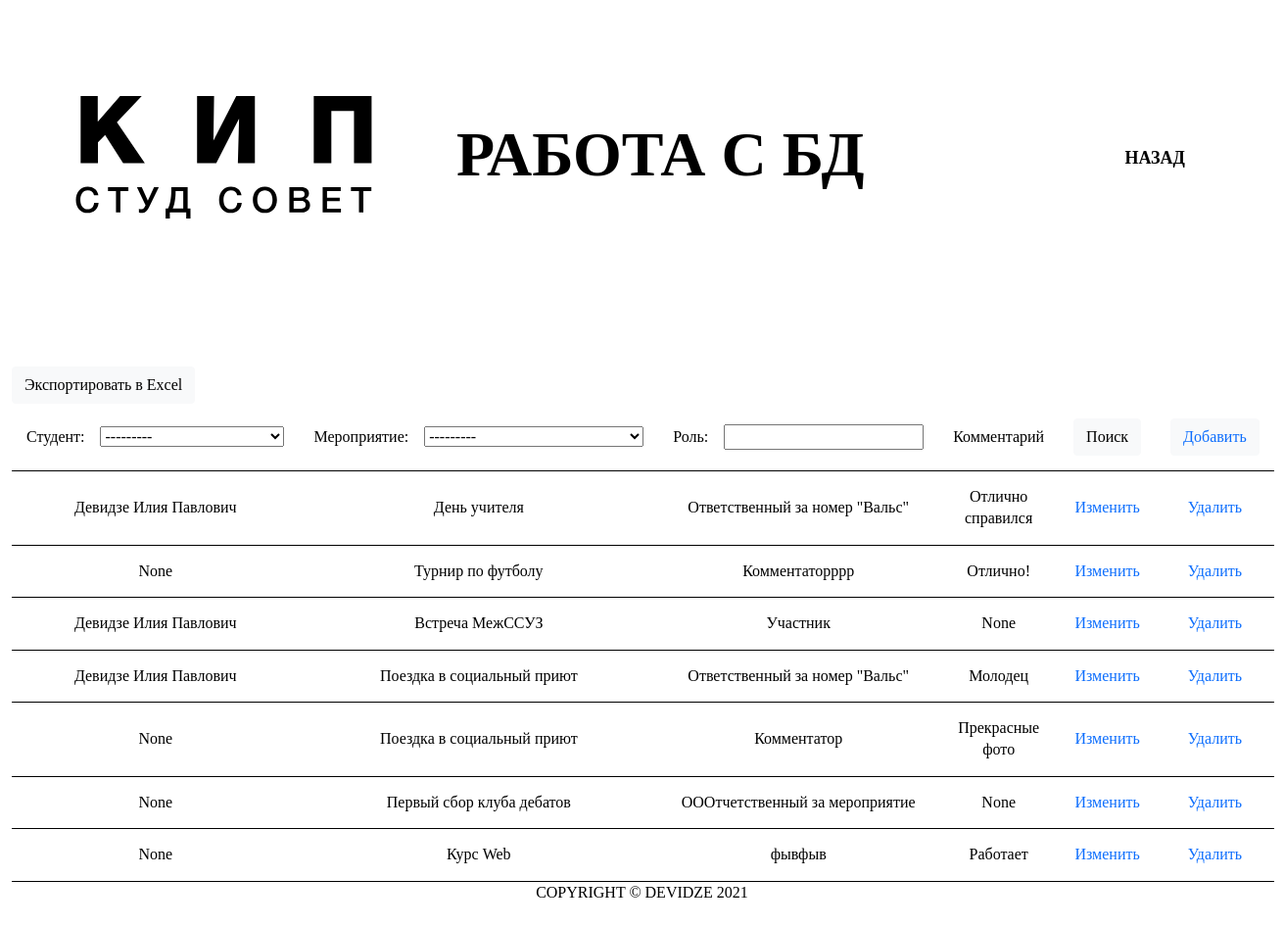
Before: /admin_tabledb/Member/ (signed in) with the older database file.
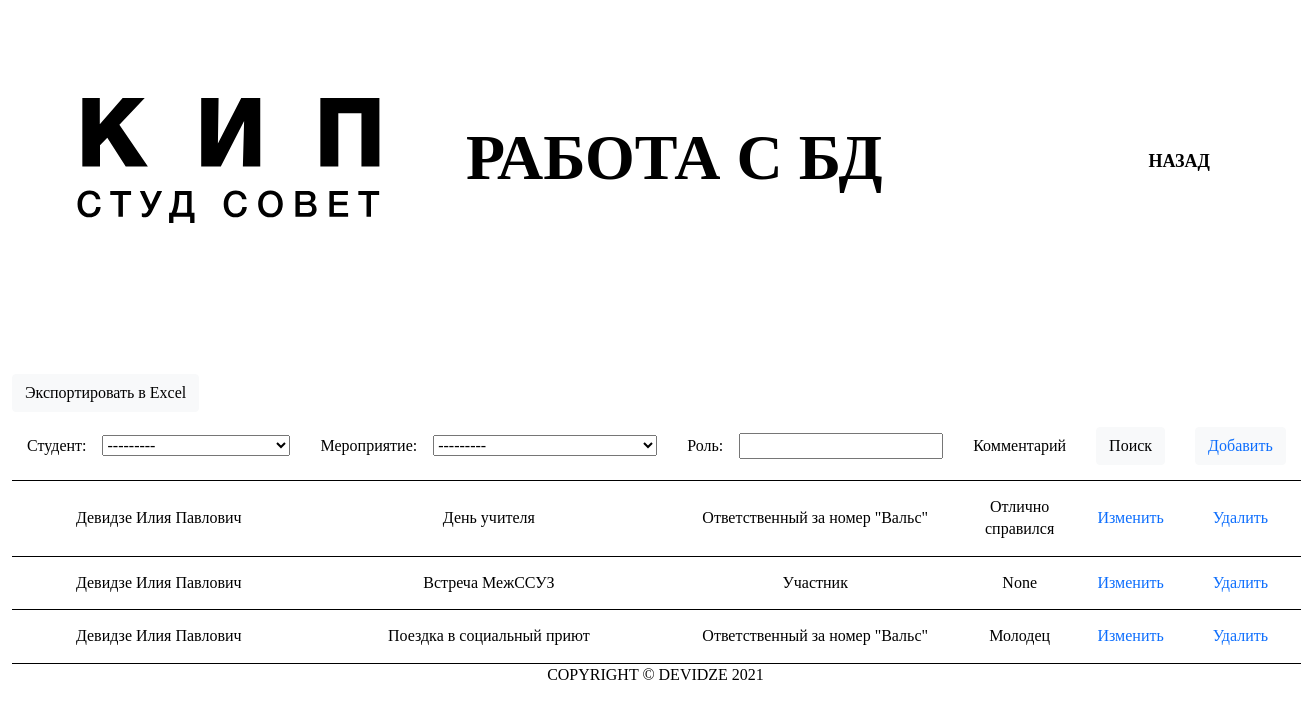
After: the same page with the newer database file.
### accounts/models.py (models this page shows, shortened)
class Member(models.Model):
    user        = models.ForeignKey(Student, null=True, on_delete=models.SET_NULL)
    event       = models.ForeignKey(Event, null=True, on_delete=models.SET_NULL)
    role        = models.CharField(max_length=200, blank = True, null=True)
    comment     = models.CharField(max_length=200, blank = True, null=True)

class Student(models.Model):
    user        = models.OneToOneField(User, null=True, on_delete=models.CASCADE)
    group       = models.ForeignKey(Company, null=True, on_delete=models.SET_NULL)
    fio         = models.CharField(max_length=200, null=True)
    phone       = models.CharField(max_length=200, null=True)
    birthday    = models.DateField(null=True)
    profile_pic = models.ImageField(default='avatar.png', null=True, blank=True)
    vk_url      = models.CharField(max_length=200, blank=True, null=True)
    instagram_url   = models.CharField(max_length=200, blank=True, null=True)
    date_created= models.DateTimeField(auto_now_add=True, null=True)
    def __str__(self):
        return str(self.fio)

class Event(models.Model):
    tags        = models.ForeignKey(Tag, null=True, on_delete=models.SET_NULL)
    name        = models.CharField(max_length=200, null=True)
    date        = models.DateField(null=True)
    def __str__(self):
        return self.name

### accounts/decorators.py (the view)
    def wrapper_func(request, *args, **kwargs):
        group = None
        if request.user.groups.exists():
            group = request.user.groups.all()[0].name
        if group == 'student':
            return redirect('user-page')
        if group == 'admin':
            return view_func(request, *args, **kwargs)

### accounts/templates/accounts/auth/admin_tableDB.html (shortened to what this page needs)
{% extends 'accounts/auth/main_user.html' %}
{% load static %}
{% block content %}
<div class="container-fluid header-user">
    <section class="header row">
        <nav class="navbar navbar-expand-xl navbar-light">
            <div class="container-fluid header-navs">
                <a class="navbar-brand" href="{% url 'main' %}"><img class="header-logo"
                        src="{% static '/images/logo.svg' %}" alt="logo"></a>
                <h1>
                    <div class="promo-header" style="margin-left: 10vh;">Работа с БД</div>
                </h1>
                <ul class="navbar-nav me-auto mb-2 mb-lg-0 nav-items">
                    <li class="nav-item">
                        <a class="nav-link" href="{% url 'main_user' %}">Назад</a>
                    </li>
                </ul>
            </div>
        </nav>
    </section>
</div>
<button class="btn btn-light" onclick="exportTableToExcel('tblData', '{{pk_test}}')">Экспортировать в Excel</button>
<table id="tblData">
    {% if pk_test == 'Student'%}
    <form method="get">
        <tr>
            <th>Группа:&nbsp&nbsp&nbsp&nbsp{{myFilter.form.group}}</th>
            <th>ФИО:&nbsp&nbsp&nbsp&nbsp{{myFilter.form.fio}}</th>
            <th>Телефон:&nbsp&nbsp&nbsp&nbsp{{myFilter.form.phone}}</th>
            <th>Дата рождения</th>
            <th>Фото</th>
            <th>ВК</th>
            <th>Инстаграмм</th>
            <th><button class="btn btn-light" type="submit">Поиск</button></th>
            <th><button class="btn btn-light"><a href="{% url 'admin_createdb' pk_test %}">Добавить</a></button></th>
        </tr>
    </form>
    {% for field in form %}
    <tr>
        <td>{{field.group}}</td>
        <td>{{field.fio}}</td>
        <td>{{field.phone}}</td>
        <td>{{field.birthday}}</td>
        <td><img width="150px" height="350px" class="profile-pic img-fluid" src="{{field.profile_pic.url}}"
                onclick='openImageWindow(this.src);'></td>
        <td><a href="{{field.vk_url}}">Ссылка</a></td>
        <td><a href="{{field1.instagram_url}}">Ссылка</a></td>
        <td><a href="{% url 'admin_editdb' pk_test field.id %}">Изменить</a></td>
        <td><a href="{% url 'admin_deletedb' pk_test field.id %}">Удалить</a></td>
    </tr>
    {% endfor %}
    {% elif pk_test == 'Member' %}
    <form method="get">
        <tr>
            <th>Студент:&nbsp&nbsp&nbsp&nbsp{{myFilter.form.user}}</th>
            <th>Мероприятие:&nbsp&nbsp&nbsp&nbsp{{myFilter.form.event}}</th>
            <th>Роль:&nbsp&nbsp&nbsp&nbsp{{myFilter.form.role}}</th>
            <th>Комментарий</th>
            <th><button class="btn btn-light" type="submit">Поиск</button></th>
            <th><button class="btn btn-light"><a href="{% url 'admin_createdb' pk_test %}">Добавить</a></button></th>
        </tr>
    </form>
    {% for field in form %}
    <tr>
        <td>{{field.user}}</td>
        <td>{{field.event}}</td>
        <td>{{field.role}}</td>
        <td>{{field.comment}}</td>
        <td><a href="{% url 'admin_editdb' pk_test field.id %}">Изменить</a></td>
        <td><a href="{% url 'admin_deletedb' pk_test field.id %}">Удалить</a></td>
    </tr>
    {% endfor %}
    {% endif %}
</table>
{% endblock content %}

### accounts/templates/accounts/auth/main_user.html (shortened to what this page needs)
{% load static %}
<!DOCTYPE html>
<html lang="en">
<head>
    <link rel="stylesheet" href="https://cdn.jsdelivr.net/npm/bootstrap@5.0.0-beta1/dist/css/bootstrap.rtl.min.css"
>
    <link rel="stylesheet" type="text/css" href="{% static './css/styles.css' %}">
    <link rel="stylesheet" type="text/css" href="{% static './css/fonts.css' %}">
    <link rel="stylesheet" type="text/css" href="{% static './css/Helvetica.css' %}">
</head>
<body>
    <div class="container-fluid">
        {% include 'accounts/blocks/hider.html'%}
        {% block content %}
        {% endblock %}
        {% include 'accounts/blocks/copyright.html'%}
    </div>
</body>
</html>

### accounts/templates/accounts/blocks/hider.html
{% load static %}
<section class="hider row">
    <div class="col-12">
    </div>
</section>

### accounts/templates/accounts/blocks/copyright.html
{% load static %}
<section class="copyright row">
    <div class="copyright-item">Copyright © Devidze 2021</div>
</section>

### static/css/styles.css (style rules this page uses)
body { min-width: 400px; }
table { width: 100%; }
th, td { padding: 15px; text-align: center; border-bottom: 1px black solid; }
@media all { .hider { height: 10vh; } }
@media all { .header { margin-bottom: 130px; } }
@media all { .header-logo { margin-left: 3.5vh; } }
@media all { .navbar-brand { margin: 0 0px; } }
@media all { .nav-item { margin-right: 75px; } }
@media all { .copyright-item { text-align: center; margin-bottom: 25px; } }
@media (max-width: 3840px) { .nav-item { margin-right: 75px; } }
@media (max-width: 1440px) { .nav-item { margin-right: 45px; } }

Changed rows visible on the page:
removed Member: user "None", event "Турнир по футболу", role "Комментаторррр", comment "Отлично!"
removed Member: user "None", event "Поездка в социальный приют", role "Комментатор", comment "Прекрасные фото"
removed Member: user "None", event "Первый сбор клуба дебатов", role "ОООтчетственный за мероприятие", comment "None"
removed Member: user "None", event "Курс Web", role "фывфыв", comment "Работает"
